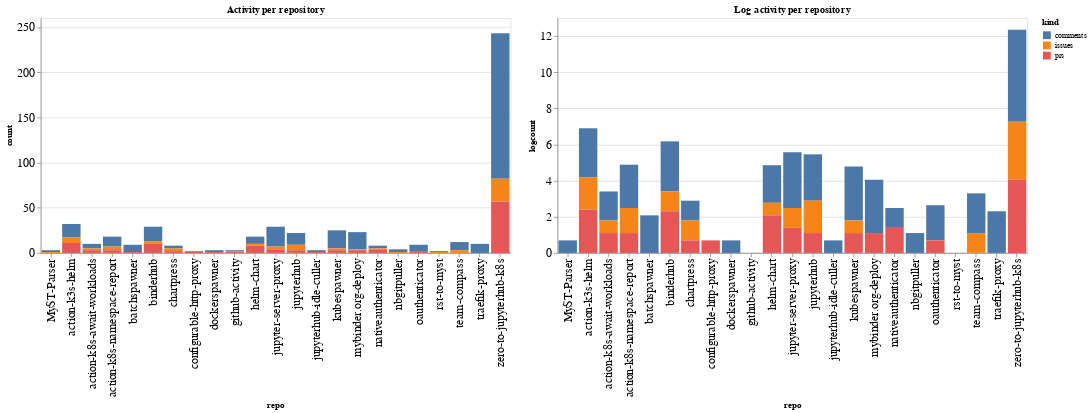

The notebook cell saved with this chart:
### Code cell
ch1 = alt.Chart(repo_summaries, width=600, title="Activity per repository").mark_bar().encode(
    x='repo',
    y='count',
    color='kind',
    tooltip="kind"
)

ch2 = alt.Chart(repo_summaries, width=600, title="Log activity per repository").mark_bar().encode(
    x='repo',
    y='logcount',
    color='kind',
    tooltip="kind"
)

ch1 | ch2

### Figure 1 — Vega-Lite specification as saved in the notebook (floating-point values rounded to 4 significant figures)
{"config": {"axisLeft": {"labelFontSize": 15}, "axisBottom": {"labelFontSize": 15}}, "hconcat": [{"mark": "bar", "encoding": {"color": {"type": "nominal", "field": "kind"}, "tooltip": {"type": "nominal", "field": "kind"}, "x": {"type": "nominal", "field": "repo"}, "y": {"type": "quantitative", "field": "count"}}, "title": "Activity per repository", "width": 600}, {"mark": "bar", "encoding": {"color": {"type": "nominal", "field": "kind"}, "tooltip": {"type": "nominal", "field": "kind"}, "x": {"type": "nominal", "field": "repo"}, "y": {"type": "quantitative", "field": "logcount"}}, "title": "Log activity per repository", "width": 600}], "data": {"name": "data-be72629a2985f43014d911587a7bae8c"}, "$schema": "https://vega.github.io/schema/vega-lite/v4.8.1.json", "datasets": {"data-be72629a2985f43014d911587a7bae8c": [{"repo": "MyST-Parser", "kind": "comments", "count": 2, "logcount": 0.6931}, {"repo": "MyST-Parser", "kind": "issues", "count": 1, "logcount": 0.0}, {"repo": "action-k3s-helm", "kind": "comments", "count": 15, "logcount": 2.708}, {"repo": "action-k3s-helm", "kind": "issues", "count": 6, "logcount": 1.792}, {"repo": "action-k3s-helm", "kind": "prs", "count": 11, "logcount": 2.398}, {"repo": "action-k8s-await-workloads", "kind": "comments", "count": 5, "logcount": 1.609}, {"repo": "action-k8s-await-workloads", "kind": "issues", "count": 2, "logcount": 0.6931}, {"repo": "action-k8s-await-workloads", "kind": "prs", "count": 3, "logcount": 1.099}, {"repo": "action-k8s-namespace-report", "kind": "comments", "count": 11, "logcount": 2.398}, {"repo": "action-k8s-namespace-report", "kind": "issues", "count": 4, "logcount": 1.386}, {"repo": "action-k8s-namespace-report", "kind": "prs", "count": 3, "logcount": 1.099}, {"repo": "batchspawner", "kind": "comments", "count": 8, "logcount": 2.079}, {"repo": "batchspawner", "kind": "prs", "count": 1, "logcount": 0.0}, {"repo": "binderhub", "kind": "comments", "count": 16, "logcount": 2.773}, {"repo": "binderhub", "kind": "issues", "count": 3, "logcount": 1.099}, {"repo": "binderhub", "kind": "prs", "count": 10, "logcount": 2.303}, {"repo": "chartpress", "kind": "comments", "count": 3, "logcount": 1.099}, {"repo": "chartpress", "kind": "issues", "count": 3, "logcount": 1.099}, {"repo": "chartpress", "kind": "prs", "count": 2, "logcount": 0.6931}, {"repo": "configurable-http-proxy", "kind": "prs", "count": 2, "logcount": 0.6931}, {"repo": "dockerspawner", "kind": "comments", "count": 2, "logcount": 0.6931}, {"repo": "dockerspawner", "kind": "prs", "count": 1, "logcount": 0.0}, {"repo": "github-activity", "kind": "comments", "count": 1, "logcount": 0.0}, {"repo": "github-activity", "kind": "issues", "count": 1, "logcount": 0.0}, {"repo": "github-activity", "kind": "prs", "count": 1, "logcount": 0.0}, {"repo": "helm-chart", "kind": "comments", "count": 8, "logcount": 2.079}, {"repo": "helm-chart", "kind": "issues", "count": 2, "logcount": 0.6931}, {"repo": "helm-chart", "kind": "prs", "count": 8, "logcount": 2.079}, {"repo": "jupyter-server-proxy", "kind": "comments", "count": 22, "logcount": 3.091}, {"repo": "jupyter-server-proxy", "kind": "issues", "count": 3, "logcount": 1.099}, {"repo": "jupyter-server-proxy", "kind": "prs", "count": 4, "logcount": 1.386}, {"repo": "jupyterhub", "kind": "comments", "count": 13, "logcount": 2.565}, {"repo": "jupyterhub", "kind": "issues", "count": 6, "logcount": 1.792}, {"repo": "jupyterhub", "kind": "prs", "count": 3, "logcount": 1.099}, {"repo": "jupyterhub-idle-culler", "kind": "comments", "count": 2, "logcount": 0.6931}, {"repo": "jupyterhub-idle-culler", "kind": "prs", "count": 1, "logcount": 0.0}, {"repo": "kubespawner", "kind": "comments", "count": 20, "logcount": 2.996}, {"repo": "kubespawner", "kind": "issues", "count": 2, "logcount": 0.6931}, {"repo": "kubespawner", "kind": "prs", "count": 3, "logcount": 1.099}, {"repo": "mybinder.org-deploy", "kind": "comments", "count": 19, "logcount": 2.944}, {"repo": "mybinder.org-deploy", "kind": "issues", "count": 1, "logcount": 0.0}, {"repo": "mybinder.org-deploy", "kind": "prs", "count": 3, "logcount": 1.099}, {"repo": "nativeauthenticator", "kind": "comments", "count": 3, "logcount": 1.099}, {"repo": "nativeauthenticator", "kind": "issues", "count": 1, "logcount": 0.0}, {"repo": "nativeauthenticator", "kind": "prs", "count": 4, "logcount": 1.386}, {"repo": "nbgitpuller", "kind": "comments", "count": 3, "logcount": 1.099}, {"repo": "nbgitpuller", "kind": "issues", "count": 1, "logcount": 0.0}, {"repo": "oauthenticator", "kind": "comments", "count": 7, "logcount": 1.946}, {"repo": "oauthenticator", "kind": "prs", "count": 2, "logcount": 0.6931}, {"repo": "rst-to-myst", "kind": "comments", "count": 1, "logcount": 0.0}, {"repo": "rst-to-myst", "kind": "issues", "count": 1, "logcount": 0.0}, {"repo": "team-compass", "kind": "comments", "count": 9, "logcount": 2.197}, {"repo": "team-compass", "kind": "issues", "count": 3, "logcount": 1.099}, {"repo": "traefik-proxy", "kind": "comments", "count": 10, "logcount": 2.303}, {"repo": "zero-to-jupyterhub-k8s", "kind": "comments", "count": 161, "logcount": 5.081}, {"repo": "zero-to-jupyterhub-k8s", "kind": "issues", "count": 25, "logcount": 3.219}, {"repo": "zero-to-jupyterhub-k8s", "kind": "prs", "count": 57, "logcount": 4.043}]}}
